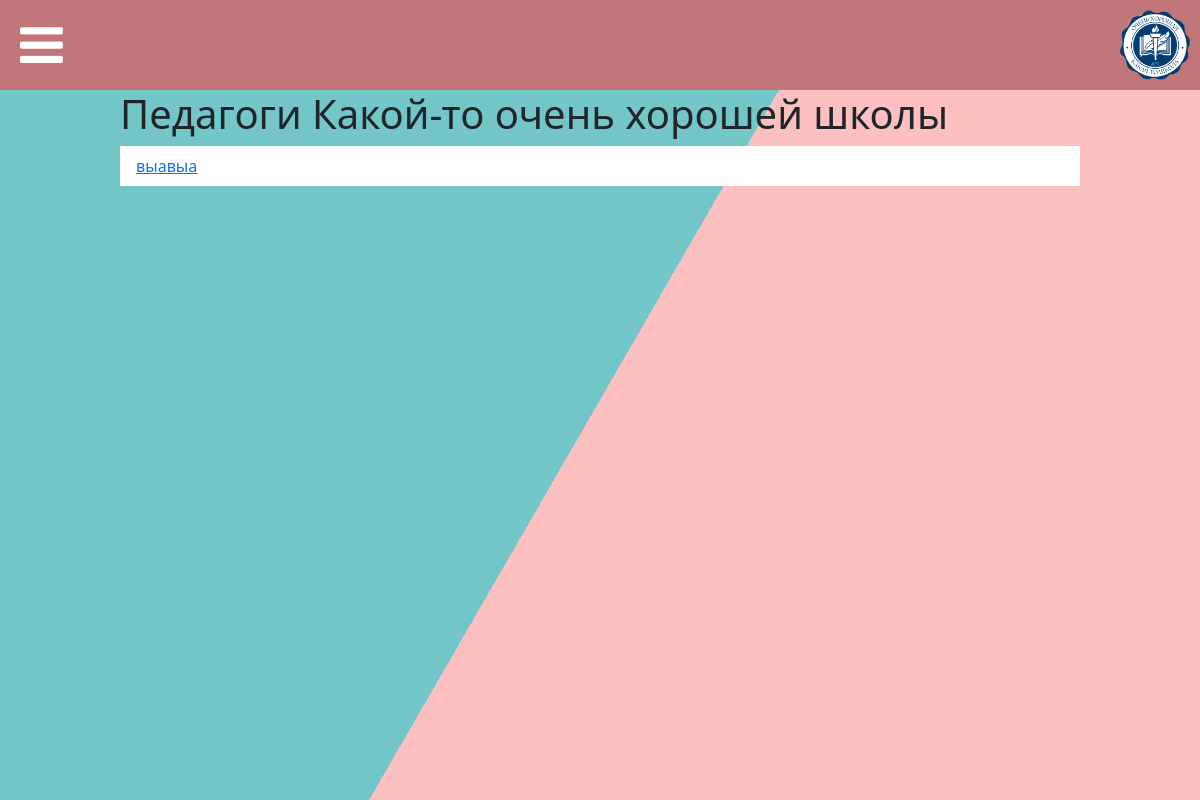
Before: /teachers with the older database file.
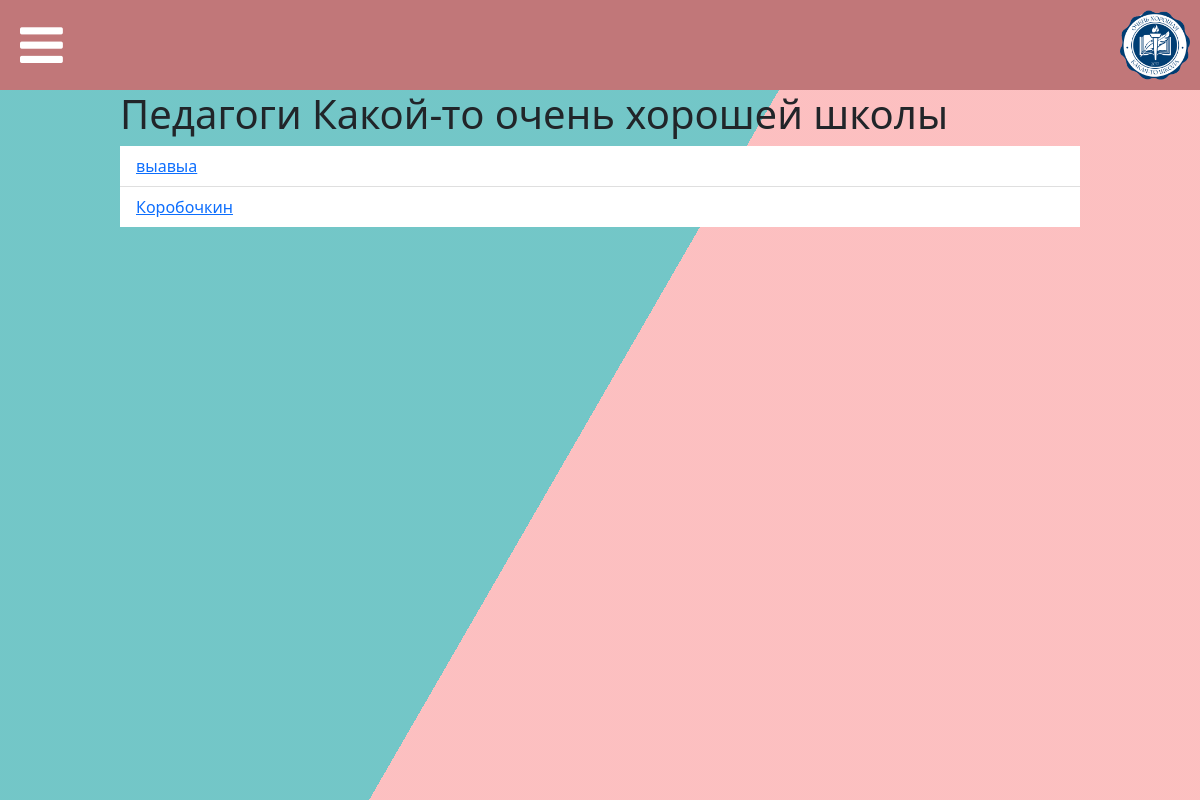
After: the same page with the newer database file.
### data/users.py (models this page shows, shortened)
class User(SqlAlchemyBase, UserMixin):
    __tablename__ = 'accounts'
    id = sqlalchemy.Column(sqlalchemy.Integer,
                           primary_key=True, autoincrement=True, unique=True)
    surname = sqlalchemy.Column(sqlalchemy.String, nullable=False)
    name = sqlalchemy.Column(sqlalchemy.String, nullable=False)
    patronymic = sqlalchemy.Column(sqlalchemy.String, nullable=True)
    email = sqlalchemy.Column(sqlalchemy.String,
                              index=True, unique=True, nullable=False)
    hashed_password = sqlalchemy.Column(sqlalchemy.String, nullable=False)
    status_id = sqlalchemy.Column(sqlalchemy.Integer)
    news = orm.relation("News", back_populates='user')

### main.py (the view)
@app.route('/teachers')
def teachers():
    try:
        with open('static/json/content.json', mode='r', encoding='utf-8') as f:
            data = json.load(f)
        db_sess = db_session.create_session()
        teachers_user = db_sess.query(User).filter(
            User.status_id == db_sess.execute("""SELECT id FROM statuses WHERE status='учитель'""").fetchone()[0])
        return render_template("teachers.html", title=app.config["TITLES"]["teachers"], pages=app.config["PAGES"],
                               **(data["/teachers"]), teachers=teachers_user)
    except Exception as error:
        logging.fatal(error)

### data/db_session.py (called while the page is built)
def create_session() -> Session:
    global __factory
    return __factory()

### main.py (called while the page is built)
@app.context_processor
def utility_processor():
    def make_readable_status(status_id):
        return app.config["ROLES_REVERSE"][status_id]
    return dict(make_readable_status=make_readable_status)

### templates/teachers.html
{% extends "base.html" %}
{% block content %}
<div class="container-fluid register-form">
    <div class="bg"></div>
    <div class="bg bg2"></div>
    <div class="bg bg3"></div>
    <h1>
        {{ content_title }}
    </h1>
    <ul class="list-group list-group-flush">
    {% for item in teachers %}
        <li class="list-group-item">
            <a href="/teachers/{{ item.id }}">
                {{ item.surname }}
            </a>
        </li>
    {% endfor %}
    </ul>
</div>
{% endblock %}

### templates/base.html (shortened to what this page needs)
<!DOCTYPE html>
<html>
<head>
    <link rel="stylesheet" href="https://netdna.bootstrapcdn.com/font-awesome/4.7.0/css/font-awesome.min.css">
    <link href="https://www.jqueryscript.net/css/jquerysctipttop.css" rel="stylesheet" type="text/css">
    <link rel="stylesheet" href="https://cdn.jsdelivr.net/npm/bootstrap@5.1.3/dist/css/bootstrap.min.css"
>
    <link rel="stylesheet" href="/../static/css/style.css">
    <link rel="stylesheet" href="/../static/css/index_style.css">
    <link rel="stylesheet" href="/../static/css/news_view.css">
</head>
<body>
<header>
    <div class="news-wrapper">
        <i id="button-menu" class="fa fa-bars"></i>
        <div style="flex:1;"></div>
        <div style="min-width:30px; height:20px;"></div>
        <img src="/../static/img/logo.png" width="70" height="70" align="right">
    </div>
            {% set q = 1 %}
</header>
<div class="spacebar-my"></div>
{% block content %}{% endblock %}
</body>
</html>

### static/css/style.css (style rules this page uses)
:root { --color-primary: rgba(193, 119, 121, 0.69); --second-color: #fff; }
* { margin: 0; padding: 0; box-sizing: border-box; }
header { position: absolute; width: 100%; top: 0; left: 0; padding: 10px; background: #C17779; }
header #button-menu { font-size: 50px; padding: 10px; color: #fff; cursor: pointer; }
li { list-style-type: none; }
.spacebar-my { width: 100%; height: 90px; }
.bg { animation:slide 3s ease-in-out infinite alternate; background-image: linear-gradient(-60deg, #FDB7B9 50%, #60BFC1 50%); bottom:0; left:-50%; opacity:.5; position:fixed; right:-50%; top:0; z-index:-1; }
.bg2 { animation-direction:alternate-reverse; animation-duration:4s; }
.bg3 { animation-duration:5s; }
.register-form { padding-left: 10%; padding-right: 10%; }

### static/css/news_view.css (style rules this page uses)
.news-wrapper { display: flex; flex-flow: row wrap; }

Changed rows visible on the page:
added User: surname "Коробочкин"
